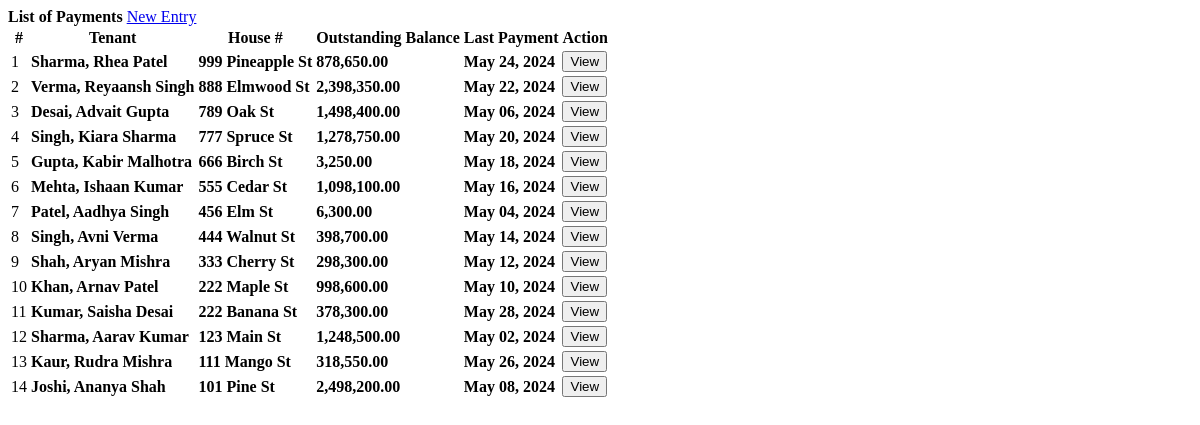
The page /payments.php on the database as committed earlier.
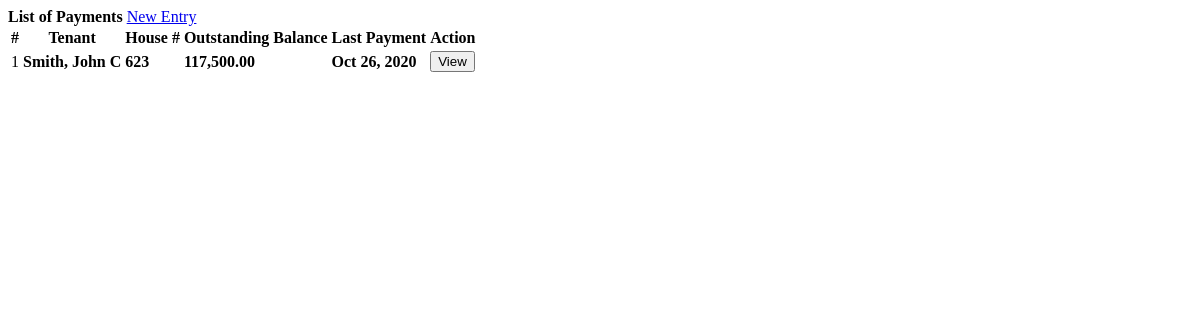
The same page on the database as committed later.
### tables this page shows
CREATE TABLE `tenants` (
  `id` int(30) NOT NULL,
  `firstname` varchar(100) NOT NULL,
  `middlename` varchar(100) NOT NULL,
  `lastname` varchar(100) NOT NULL,
  `email` varchar(100) NOT NULL,
  `contact` varchar(50) NOT NULL,
  `house_id` int(30) NOT NULL,
  `status` tinyint(1) NOT NULL DEFAULT 1 COMMENT '1 = active, 0= inactive',
  `date_in` date NOT NULL
);

CREATE TABLE `houses` (
  `id` int(30) NOT NULL,
  `house_no` varchar(50) NOT NULL,
  `category_id` int(30) NOT NULL,
  `description` text NOT NULL,
  `price` double NOT NULL
);

CREATE TABLE `payments` (
  `id` int(30) NOT NULL,
  `tenant_id` int(30) NOT NULL,
  `amount` float NOT NULL,
  `invoice` varchar(50) NOT NULL,
  `date_created` datetime NOT NULL DEFAULT current_timestamp()
);

### payments.php (the view, shortened to what this page needs)
<?php include('db_connect.php');?>
<div class="container-fluid">
	<div class="col-lg-12">
		<div class="row">
			<div class="col-md-12">
				<div class="card">
					<div class="card-header">
						<b>List of Payments</b>
						<span class="float:right"><a class="btn btn-primary btn-block btn-sm col-sm-2 float-right" href="javascript:void(0)" id="new_payment">
					<i class="fa fa-plus"></i> New Entry
				</a></span>
					</div>
					<div class="card-body">
						<table class="table table-condensed table-bordered table-hover">
							<thead>
								<tr>
									<th class="text-center">#</th>
									<th class="">Tenant</th>
									<th class="">House #</th>
									<th class="">Outstanding Balance</th>
									<th class="">Last Payment</th>
									<th class="text-center">Action</th>
								</tr>
							</thead>
							<tbody>
								<?php
								$i = 1;
								$tenants =$conn->query("SELECT t.*,concat(t.lastname,', ',t.firstname,' ',t.middlename) as name,h.house_no,h.price FROM tenants t inner join houses h on h.id = t.house_id where t.status = 1 order by h.house_no desc ");
								while($row=$tenants->fetch_assoc()):
									$months = abs(strtotime(date('Y-m-d')." 23:59:59") - strtotime($row['date_in']." 23:59:59"));
									$months = floor(($months) / (30*60*60*24));
									$payable = $row['price'] * $months;
									$paid = $conn->query("SELECT SUM(amount) as paid FROM payments where tenant_id =".$row['id']);
									$last_payment = $conn->query("SELECT * FROM payments where tenant_id =".$row['id']." order by unix_timestamp(date_created) desc limit 1");
									$paid = $paid->num_rows > 0 ? $paid->fetch_array()['paid'] : 0;
									$last_payment = $last_payment->num_rows > 0 ? date("M d, Y",strtotime($last_payment->fetch_array()['date_created'])) : 'N/A';
									$outstanding = $payable - $paid;
								?>
								<tr>
									<td class="text-center"><?php echo $i++ ?></td>
									<td class="">
										 <p> <b><?php echo ucwords($row['name']) ?></b></p>
									</td>
									<td class="">
										 <p> <b><?php echo $row['house_no'] ?></b></p>
									</td>
									<td class="text-right">
										 <p> <b><?php echo number_format($outstanding,2) ?></b></p>
									</td>
									<td class="">
										 <p><b><?php echo  $last_payment ?></b></p>
									</td>
									<td class="text-center">
										<button class="btn btn-sm btn-outline-primary view_payment" type="button" data-id="<?php echo $row['id'] ?>" >View</button>
									</td>
								</tr>
								<?php endwhile; ?>
							</tbody>
						</table>
					</div>
				</div>
			</div>
		</div>
	</div>
</div>

Rows that differ between the two databases and show on the page:
removed tenants: name "Sharma, Rhea Patel", house.house_no "999 Pineapple St", outstanding "878,650.00", payments.date_created "May 24, 2024"
removed tenants: name "Verma, Reyaansh Singh", house.house_no "888 Elmwood St", outstanding "2,398,350.00", payments.date_created "May 22, 2024"
removed tenants: name "Desai, Advait Gupta", house.house_no "789 Oak St", outstanding "1,498,400.00", payments.date_created "May 06, 2024"
removed tenants: name "Singh, Kiara Sharma", house.house_no "777 Spruce St", outstanding "1,278,750.00", payments.date_created "May 20, 2024"
removed tenants: name "Gupta, Kabir Malhotra", house.house_no "666 Birch St", outstanding "3,250.00", payments.date_created "May 18, 2024"
removed tenants: name "Mehta, Ishaan Kumar", house.house_no "555 Cedar St", outstanding "1,098,100.00", payments.date_created "May 16, 2024"
removed tenants: name "Singh, Avni Verma", house.house_no "444 Walnut St", outstanding "398,700.00", payments.date_created "May 14, 2024"
removed tenants: name "Shah, Aryan Mishra", house.house_no "333 Cherry St", outstanding "298,300.00", payments.date_created "May 12, 2024"
removed tenants: name "Khan, Arnav Patel", house.house_no "222 Maple St", outstanding "998,600.00", payments.date_created "May 10, 2024"
removed tenants: name "Kumar, Saisha Desai", house.house_no "222 Banana St", outstanding "378,300.00", payments.date_created "May 28, 2024"
removed tenants: name "Sharma, Aarav Kumar", house.house_no "123 Main St", outstanding "1,248,500.00", payments.date_created "May 02, 2024"
removed tenants: name "Kaur, Rudra Mishra", house.house_no "111 Mango St", outstanding "318,550.00", payments.date_created "May 26, 2024"
removed tenants: name "Joshi, Ananya Shah", house.house_no "101 Pine St", outstanding "2,498,200.00", payments.date_created "May 08, 2024"
changed tenants: name "Patel, Aadhya Singh" → "Smith, John C"; house.house_no "456 Elm St" → "623"; outstanding "6,300.00" → "117,500.00"; payments.date_created "May 04, 2024" → "Oct 26, 2020"
